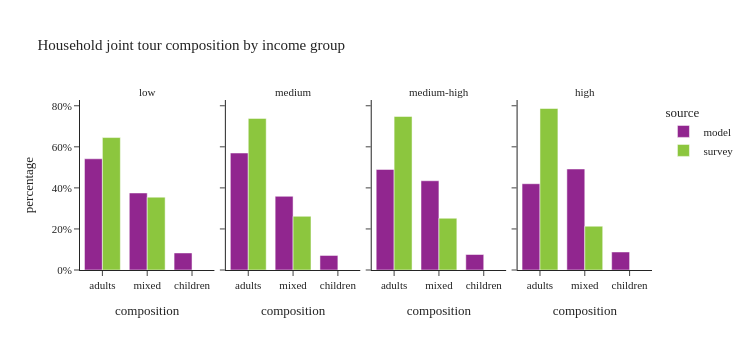

The notebook cell saved with this chart:
### Code cell
plot_joint_tour_segment(joint_tour_data, 'income_group', "Household joint tour composition by income group")

### Figure 1 — Plotly figure (JSON) as saved in the notebook; plotly's stock layout.template omitted (floating-point values rounded to 4 significant figures)
{"data": [{"alignmentgroup": "True", "customdata": [[10192], [7060], [1563]], "hovertemplate": "source=model<br>income_group=low<br>composition=%{x}<br>percentage=%{y}<br>sample_size=%{customdata[0]}<extra></extra>", "legendgroup": "model", "marker": {"color": "#91268F", "pattern": {"shape": ""}}, "name": "model", "offsetgroup": "model", "orientation": "v", "showlegend": true, "textposition": "auto", "type": "bar", "x": ["adults", "mixed", "children"], "xaxis": "x", "y": [0.5417, 0.3752, 0.08307], "yaxis": "y"}, {"alignmentgroup": "True", "customdata": [[17401], [10963], [2175]], "hovertemplate": "source=model<br>income_group=medium<br>composition=%{x}<br>percentage=%{y}<br>sample_size=%{customdata[0]}<extra></extra>", "legendgroup": "model", "marker": {"color": "#91268F", "pattern": {"shape": ""}}, "name": "model", "offsetgroup": "model", "orientation": "v", "showlegend": false, "textposition": "auto", "type": "bar", "x": ["adults", "mixed", "children"], "xaxis": "x2", "y": [0.5698, 0.359, 0.07122], "yaxis": "y2"}, {"alignmentgroup": "True", "customdata": [[17138], [15208], [2639]], "hovertemplate": "source=model<br>income_group=medium-high<br>composition=%{x}<br>percentage=%{y}<br>sample_size=%{customdata[0]}<extra></extra>", "legendgroup": "model", "marker": {"color": "#91268F", "pattern": {"shape": ""}}, "name": "model", "offsetgroup": "model", "orientation": "v", "showlegend": false, "textposition": "auto", "type": "bar", "x": ["adults", "mixed", "children"], "xaxis": "x3", "y": [0.4899, 0.4347, 0.07543], "yaxis": "y3"}, {"alignmentgroup": "True", "customdata": [[15253], [17859], [3186]], "hovertemplate": "source=model<br>income_group=high<br>composition=%{x}<br>percentage=%{y}<br>sample_size=%{customdata[0]}<extra></extra>", "legendgroup": "model", "marker": {"color": "#91268F", "pattern": {"shape": ""}}, "name": "model", "offsetgroup": "model", "orientation": "v", "showlegend": false, "textposition": "auto", "type": "bar", "x": ["adults", "mixed", "children"], "xaxis": "x4", "y": [0.4202, 0.492, 0.08777], "yaxis": "y4"}, {"alignmentgroup": "True", "customdata": [[20], [11]], "hovertemplate": "source=survey<br>income_group=low<br>composition=%{x}<br>percentage=%{y}<br>sample_size=%{customdata[0]}<extra></extra>", "legendgroup": "survey", "marker": {"color": "#8CC63E", "pattern": {"shape": ""}}, "name": "survey", "offsetgroup": "survey", "orientation": "v", "showlegend": true, "textposition": "auto", "type": "bar", "x": ["adults", "mixed"], "xaxis": "x", "y": [0.6452, 0.3548], "yaxis": "y"}, {"alignmentgroup": "True", "customdata": [[48], [17]], "hovertemplate": "source=survey<br>income_group=medium<br>composition=%{x}<br>percentage=%{y}<br>sample_size=%{customdata[0]}<extra></extra>", "legendgroup": "survey", "marker": {"color": "#8CC63E", "pattern": {"shape": ""}}, "name": "survey", "offsetgroup": "survey", "orientation": "v", "showlegend": false, "textposition": "auto", "type": "bar", "x": ["adults", "mixed"], "xaxis": "x2", "y": [0.7385, 0.2615], "yaxis": "y2"}, {"alignmentgroup": "True", "customdata": [[89], [30]], "hovertemplate": "source=survey<br>income_group=medium-high<br>composition=%{x}<br>percentage=%{y}<br>sample_size=%{customdata[0]}<extra></extra>", "legendgroup": "survey", "marker": {"color": "#8CC63E", "pattern": {"shape": ""}}, "name": "survey", "offsetgroup": "survey", "orientation": "v", "showlegend": false, "textposition": "auto", "type": "bar", "x": ["adults", "mixed"], "xaxis": "x3", "y": [0.7479, 0.2521], "yaxis": "y3"}, {"alignmentgroup": "True", "customdata": [[59], [16]], "hovertemplate": "source=survey<br>income_group=high<br>composition=%{x}<br>percentage=%{y}<br>sample_size=%{customdata[0]}<extra></extra>", "legendgroup": "survey", "marker": {"color": "#8CC63E", "pattern": {"shape": ""}}, "name": "survey", "offsetgroup": "survey", "orientation": "v", "showlegend": false, "textposition": "auto", "type": "bar", "x": ["adults", "mixed"], "xaxis": "x4", "y": [0.7867, 0.2133], "yaxis": "y4"}], "layout": {"annotations": [{"font": {}, "showarrow": false, "text": "low", "x": 0.1175, "xanchor": "center", "xref": "paper", "y": 1.0, "yanchor": "bottom", "yref": "paper"}, {"font": {}, "showarrow": false, "text": "medium", "x": 0.3725, "xanchor": "center", "xref": "paper", "y": 1.0, "yanchor": "bottom", "yref": "paper"}, {"font": {}, "showarrow": false, "text": "medium-high", "x": 0.6275, "xanchor": "center", "xref": "paper", "y": 1.0, "yanchor": "bottom", "yref": "paper"}, {"font": {}, "showarrow": false, "text": "high", "x": 0.8825, "xanchor": "center", "xref": "paper", "y": 1.0, "yanchor": "bottom", "yref": "paper"}], "barmode": "group", "height": 350, "legend": {"title": {"text": "source"}, "tracegroupgap": 0}, "title": {"text": "Household joint tour composition by income group"}, "width": 750, "xaxis": {"anchor": "y", "domain": [0.0, 0.235], "title": {"text": "composition"}}, "xaxis2": {"anchor": "y2", "domain": [0.255, 0.49], "matches": "x", "title": {"text": "composition"}}, "xaxis3": {"anchor": "y3", "domain": [0.51, 0.745], "matches": "x", "title": {"text": "composition"}}, "xaxis4": {"anchor": "y4", "domain": [0.765, 1.0], "matches": "x", "title": {"text": "composition"}}, "yaxis": {"anchor": "x", "domain": [0.0, 1.0], "tickformat": ".0%", "title": {"text": "percentage"}}, "yaxis2": {"anchor": "x2", "domain": [0.0, 1.0], "matches": "y", "showticklabels": false, "tickformat": ".0%"}, "yaxis3": {"anchor": "x3", "domain": [0.0, 1.0], "matches": "y", "showticklabels": false}, "yaxis4": {"anchor": "x4", "domain": [0.0, 1.0], "matches": "y", "showticklabels": false}}}
